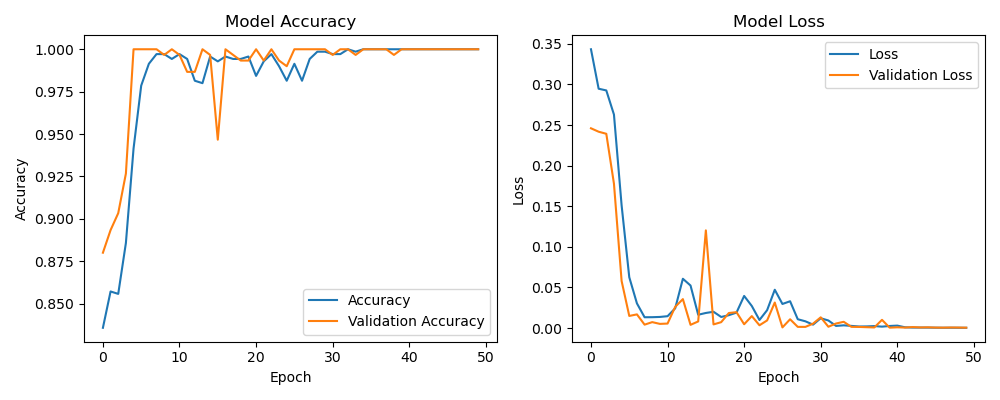

Reproduce this figure in Python.
import numpy as np
import matplotlib.pyplot as plt
from sklearn.model_selection import train_test_split
from sklearn.datasets import make_moons
import tensorflow as tf
from tensorflow.keras.models import Sequential
from tensorflow.keras.layers import SimpleRNN, LSTM, Dense, Dropout
from tensorflow.keras.optimizers import Adam, RMSprop
import keras_tuner as kt

# Generate moons dataset
X, y = make_moons(n_samples=1000, noise=0.1, random_state=42)
X_train, X_test, y_train, y_test = train_test_split(X, y, test_size=0.3, random_state=42)

# Reshape the input data for RNN and LSTM
X_train_rnn = X_train.reshape(-1, 1, 2)
X_test_rnn = X_test.reshape(-1, 1, 2)

def build_model(hp):
    model = Sequential()
    model_type = hp.Choice('model_type', ['RNN', 'LSTM'])
    for i in range(hp.Int('n_layers', 1, 3)):
        if model_type == 'RNN':
            model.add(SimpleRNN(units=hp.Int('units', min_value=10, max_value=50, step=10),
                                return_sequences=i < hp.get('n_layers') - 1,
                                input_shape=[1, 2]))
        elif model_type == 'LSTM':
            model.add(LSTM(units=hp.Int('units', min_value=10, max_value=50, step=10),
                           return_sequences=i < hp.get('n_layers') - 1,
                           input_shape=[1, 2]))
        model.add(Dropout(rate=hp.Float('dropout', 0, 0.5, step=0.1)))
    model.add(Dense(1, activation='sigmoid'))
    model.compile(optimizer=Adam(hp.Float('learning_rate', 1e-4, 1e-2, sampling='log')),
                  loss='binary_crossentropy',
                  metrics=['accuracy'])
    return model

tuner = kt.Hyperband(build_model,
                     objective='val_accuracy',
                     max_epochs=10,
                     directory='my_dir',
                     project_name='intro_to_kt')

tuner.search(X_train_rnn, y_train, epochs=10, validation_data=(X_test_rnn, y_test))

# Get the optimal hyperparameters
best_hps=tuner.get_best_hyperparameters(num_trials=1)[0]

print(f"Best RNN/LSTM Type: {best_hps.get('model_type')}")
print(f"Best Number of Layers: {best_hps.get('n_layers')}")
print(f"Best Number of Units: {best_hps.get('units')}")
print(f"Best Dropout Rate: {best_hps.get('dropout')}")
print(f"Best Learning Rate: {best_hps.get('learning_rate')}")

# Build the model with the optimal hyperparameters and train it on the data
model = tuner.hypermodel.build(best_hps)
history = model.fit(X_train_rnn, y_train, epochs=50, validation_data=(X_test_rnn, y_test))

# Plotting training history
plt.figure(figsize=(10, 4))
plt.subplot(1, 2, 1)
plt.plot(history.history['accuracy'], label='Accuracy')
plt.plot(history.history['val_accuracy'], label='Validation Accuracy')
plt.title('Model Accuracy')
plt.xlabel('Epoch')
plt.ylabel('Accuracy')
plt.legend()

plt.subplot(1, 2, 2)
plt.plot(history.history['loss'], label='Loss')
plt.plot(history.history['val_loss'], label='Validation Loss')
plt.title('Model Loss')
plt.xlabel('Epoch')
plt.ylabel('Loss')
plt.legend()
plt.tight_layout()
plt.savefig('mn.png')
plt.show()

# Evaluate the model
loss, accuracy = model.evaluate(X_test_rnn, y_test)

print(f"Test Loss: {loss}")

print(f"Test Accuracy: {accuracy}")

# Predict the test data
y_pred = model.predict(X_test_rnn)
y_pred = (y_pred > 0.5).astype(int)

# Plot the decision boundary
plt.figure(figsize=(8, 6))
x_min, x_max = X[:, 0].min() - 0.1, X[:, 0].max() + 0.1
y_min, y_max = X[:, 1].min() - 0.1, X[:, 1].max() + 0.1
xx, yy = np.meshgrid(np.linspace(x_min, x_max, 1000), np.linspace(y_min, y_max, 1000))
Z = model.predict(np.c_[xx.ravel(), yy.ravel()].reshape(-1, 1, 2))  # Reshape input
Z = (Z > 0.5).astype(int)
Z = Z.reshape(xx.shape)
plt.contourf(xx, yy, Z, alpha=0.2)
plt.scatter(X_test[y_test == 0, 0], X_test[y_test == 0, 1], c='b', label='Class 0')
plt.scatter(X_test[y_test == 1, 0], X_test[y_test == 1, 1], c='r', label='Class 1')
plt.xlabel('Feature 1')
plt.ylabel('Feature 2')
plt.title('Decision Boundary')
plt.legend()
plt.savefig('mn_db.png')  # Correct method to save a plot
plt.show()
